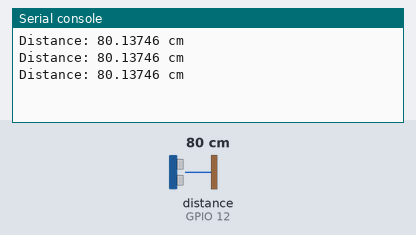
The program below on a simulated ESP8266 board running MicroPython. On the bench: the last lines printed to the serial console. The inputs (shaded band) are chosen by the test bench; at power-on: distance to the obstacle (sensor on GPIO 12) 80 cm. The echo pulse lasts 58.3 µs per cm; library files of the repository ran but are not shown: hcsr04.py.

Above: at 1.2 s.
1.3 s: distance to the obstacle (sensor on GPIO 12) set to 2 cm
At 2.6 s:
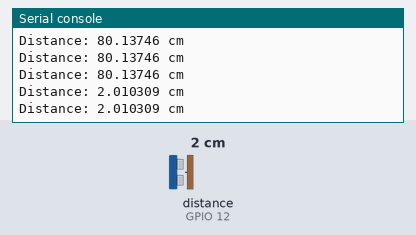
2.8 s: distance to the obstacle (sensor on GPIO 12) set to 4 cm
At 3.8 s:
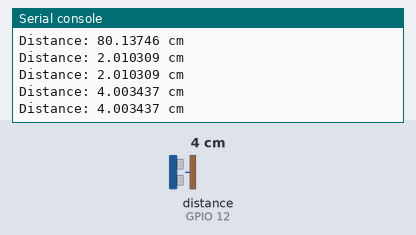
Timing chart, 0 to 5.8 s (numbered marks = the images above; inputs shaded):
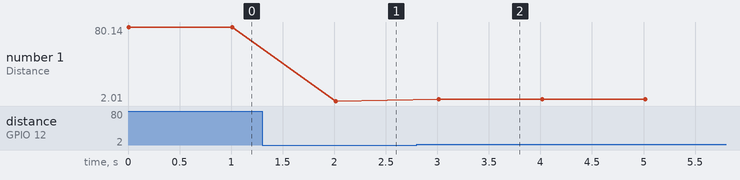

Measured:
- after the input at 1.3 s, the serial console: prints a new line after 0.71 s (image 1)
- after the input at 2.8 s, the serial console: prints a new line after 0.21 s (image 2)
- plotted number 1: 80.14 → 2.01 after the input at 1.3 s, 2.01 → 4 after the input at 2.8 s

The program:

example_hcsr04.py
```python
from hcsr04 import HCSR04
import time

#TODO
# echo_pin=0 nefungovalo po nahrani na WEMOS, nerozbehlo se a nesel ani restart, s konsole fungovalo
# echo_pin=2 , ale sviti porad dioda na Wemosu
# , echo_timeout_us=1000000
# funkcni kombinace:  echo - GPIO12(D6), trigger - GPIO14 (D5)

sensor = HCSR04(trigger_pin=14, echo_pin=12)
distance = sensor.distance_cm()

print('Distance:', distance, 'cm')

n = 0
while True:
    time.sleep(1)
    try:
        distance = sensor.distance_cm()
        print('Distance:', distance, 'cm')
    except OSError as ex:
        print('ERROR getting distance:', ex)

    print('Distance:', distance, 'cm')
```
